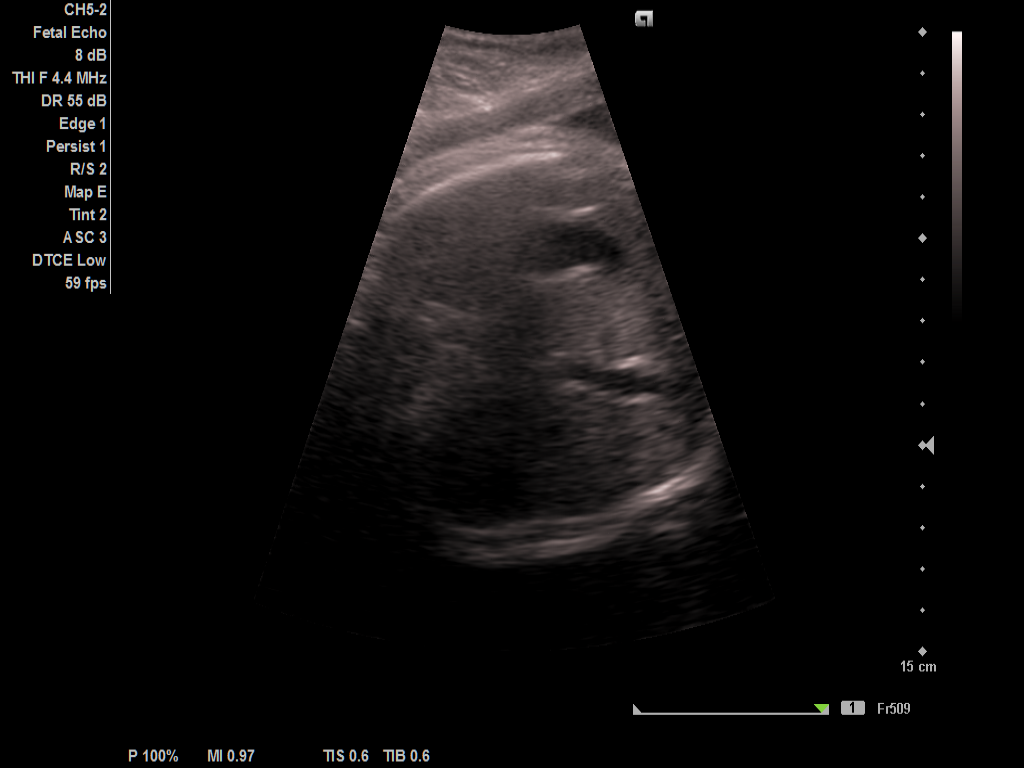
#> input picture Fetal Abdominal Structures Segmentation Dataset Using Ultrasonic Images/IMAGES/P0100_IMG5.png, 1024 x 768 px
$ python -i femur.py   (imports and definitions only)
#> lines starting #> are read from the running program, lines starting #| are printed output that depends on the picture
import cv2
import numpy as np
import logging
logger = logging.getLogger("fetal_health.femur")
PIXEL_SPACING_MM = 0.15
def detect_femur_length_pixels(image: np.ndarray) -> float | None:
    gray = cv2.cvtColor(image, cv2.COLOR_RGB2GRAY)
    clahe = cv2.createCLAHE(clipLimit=2.0, tileGridSize=(8, 8))
    gray = clahe.apply(gray)
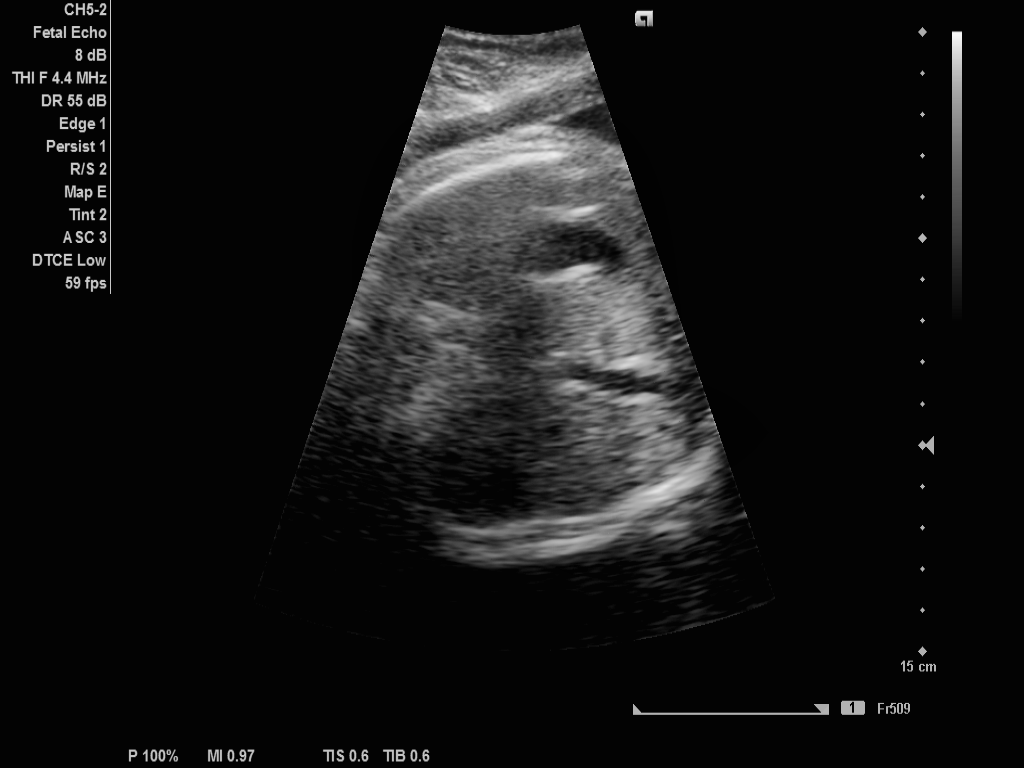
#> gray: shape (768, 1024); min 2, max 248, mean 20.5
    blur = cv2.GaussianBlur(gray, (5, 5), 0)
    edges = cv2.Canny(blur, 50, 150)
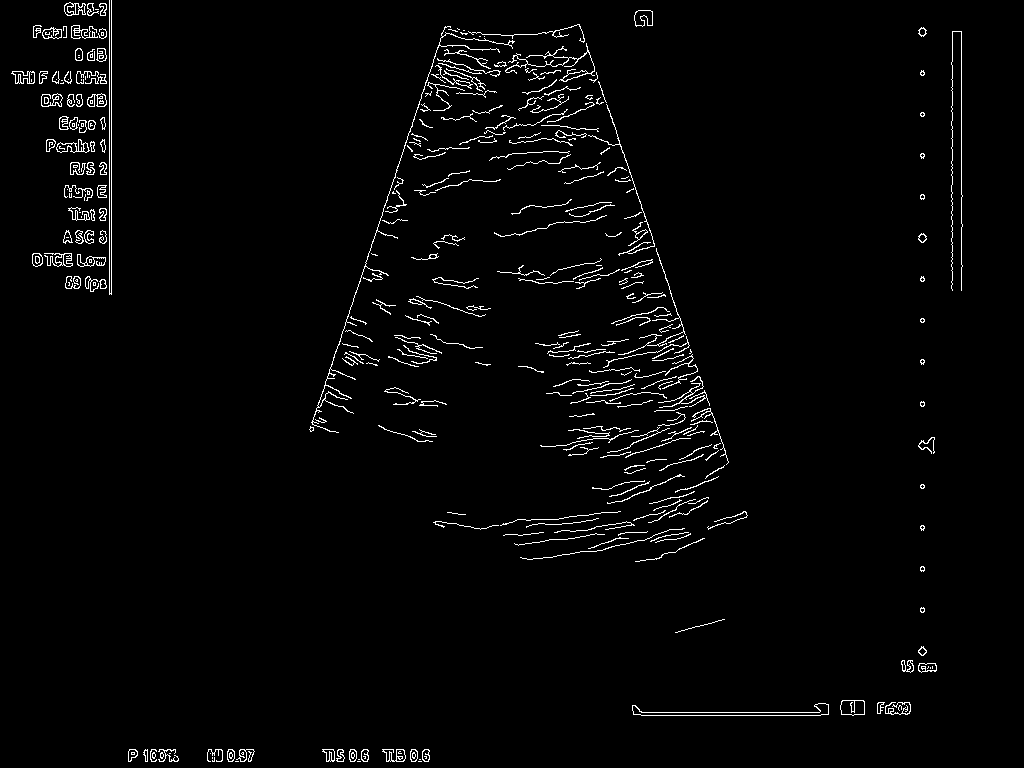
#> edges: shape (768, 1024); 2.3% white in thin lines or dots
    lines = cv2.HoughLinesP(
        edges,
        rho=1,
        theta=np.pi / 180,
        threshold=80,
        minLineLength=80,
        maxLineGap=10,
    )
#> lines = 14 rows, first 6: [109, 294, 109, 0], [579, 24, 692, 354], [111, 294, 111, 0], [961, 290, 961, 31], [633, 712, 828, 712], [952, 290, 952, 31]
    if lines is None:
        logger.warning("No lines detected in femur image")
        return None
    max_len = 0.0
    for line in lines:
        x1, y1, x2, y2 = line[0]
        dx = x2 - x1
        dy = y2 - y1
        length = np.hypot(dx, dy)
        angle = abs(np.degrees(np.arctan2(dy, dx)))
        if angle < 15 or angle > 165:
            continue
        if length > max_len:
            max_len = length
#> this loop made 14 passes
#> (x1, y1, x2, y2, dx, dy, length, angle) on passes 1 to 2: (109, 294, 109, 0, 0, -294, 294, 90), (579, 24, 692, 354, 113, 330, 348.8, 71.1)
#> (x1, y1, x2, y2, dx, dy, length, angle) on passes 3 to 8: (111, 294, 111, 0, 0, -294, 294, 90), (961, 290, 961, 31, 0, -259, 259, 90), (633, 712, 828, 712, 195, 0, 195, 0), (952, 290, 952, 31, 0, -259, 259, 90), (405, 145, 444, 27, 39, -118, 124.3, 71.71), (641, 715, 820, 715, 179, 0, 179, 0)
#> after the loop, max_len = 348.8
    if max_len < 120 or max_len > 320:
        logger.warning(f"Femur pixel length {max_len:.1f}px outside valid range [120, 320]")
        return None
    return max_len
def measure_femur_length(image: np.ndarray, pixel_spacing: float = PIXEL_SPACING_MM) -> dict | None:
    pixel_length = detect_femur_length_pixels(image)
    if pixel_length is None:
        logger.warning("Femur length detection returned None")
        return None
    fl_mm = pixel_length * pixel_spacing
    logger.info(f"FL: {pixel_length:.1f}px → {fl_mm:.2f}mm")
    return {
        "FL_mm": round(fl_mm, 2),
        "FL_pixels": round(pixel_length, 2),
    }

>>> import cv2
>>> picture = cv2.cvtColor(cv2.imread('../../Fetal Abdominal Structures Segmentation Dataset Using Ultrasonic Images/IMAGES/P0100_IMG5.png'), cv2.COLOR_BGR2RGB)
>>> result = detect_femur_length_pixels(picture)

$ run again, on Fetal Abdominal Structures Segmentation Dataset Using Ultrasonic Images/IMAGES/P0100_IMG6.png
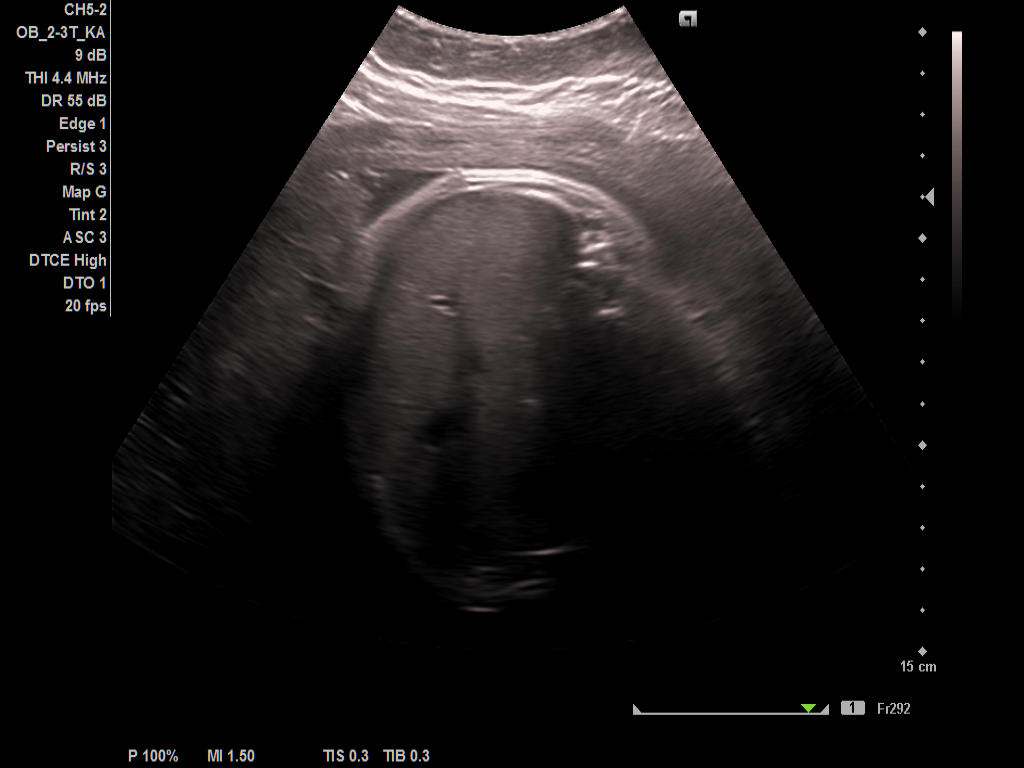
#> input picture Fetal Abdominal Structures Segmentation Dataset Using Ultrasonic Images/IMAGES/P0100_IMG6.png, 1024 x 768 px
#> in detect_femur_length_pixels, `gray = clahe.apply(gray)`:
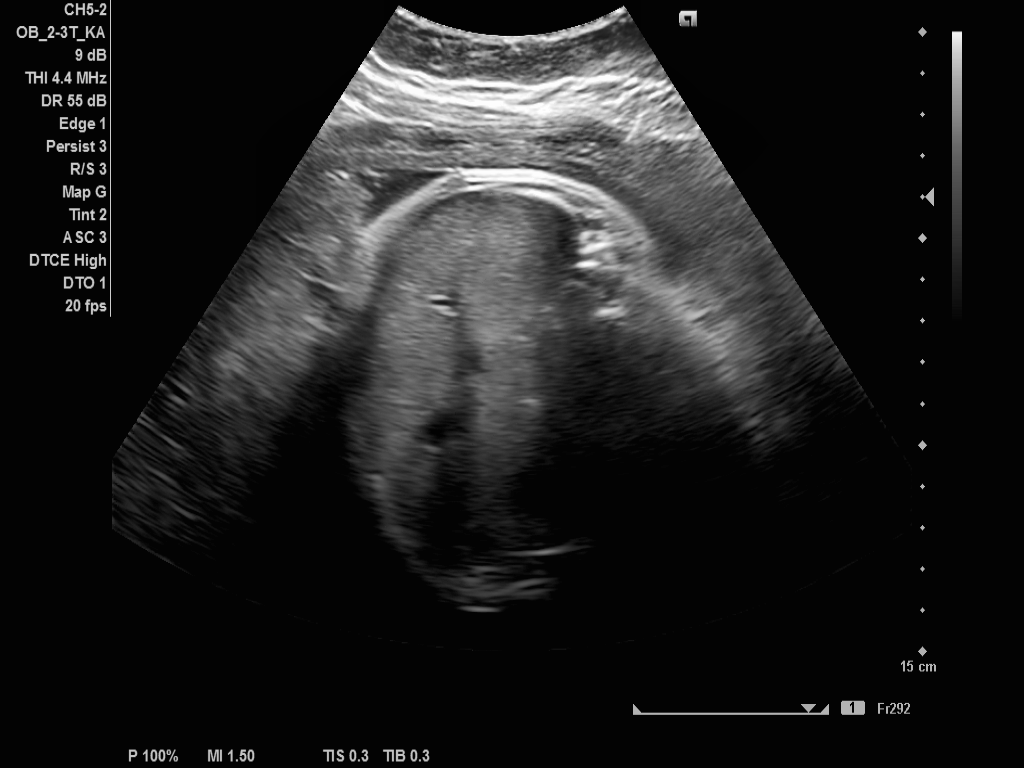
#> gray: shape (768, 1024); min 2, max 254, mean 29.5
#> in detect_femur_length_pixels, `edges = cv2.Canny(blur, 50, 150)`:
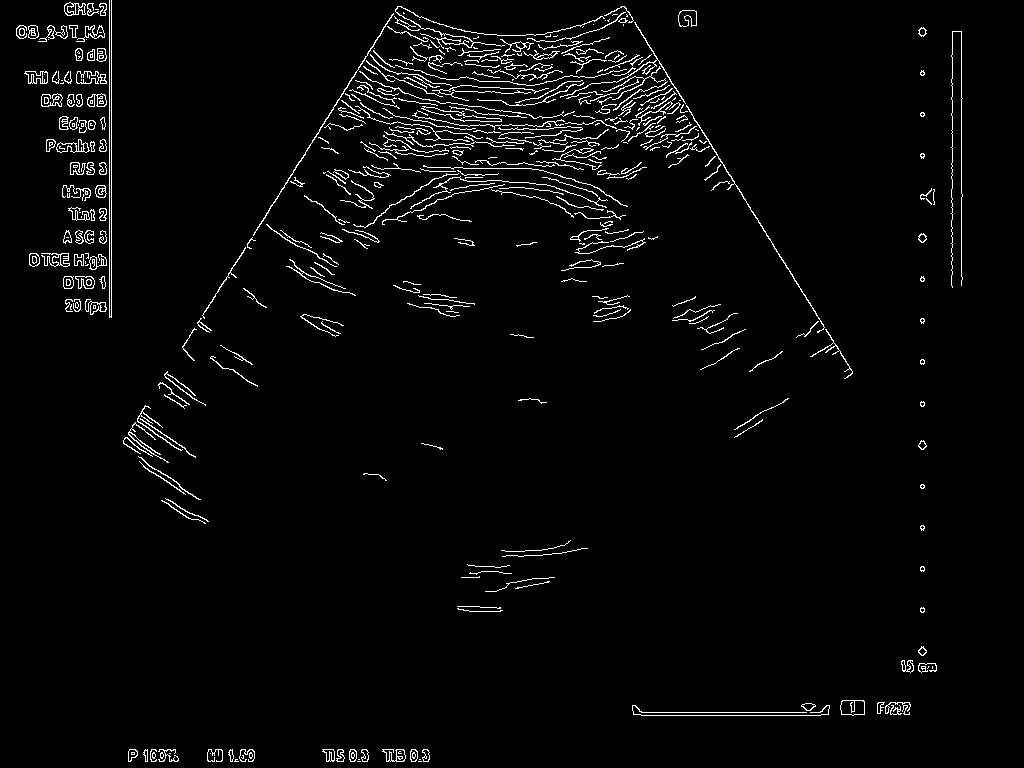
#> edges: shape (768, 1024); 2.9% white in thin lines or dots
#> lines = 21 rows, first 6: [625, 7, 851, 369], [111, 317, 111, 0], [961, 285, 961, 31], [109, 317, 109, 0], [183, 346, 375, 40], [633, 712, 828, 712]
#> the loop in detect_femur_length_pixels, `for line in lines:` made 21 passes
#> (x1, y1, x2, y2, dx, dy, length, angle) on pass 1: (625, 7, 851, 369, 226, 362, 426.8, 58.02)
#> after the loop in detect_femur_length_pixels, `for line in lines:`: max_len = 426.8

$ run again, on Fetal Abdominal Structures Segmentation Dataset Using Ultrasonic Images/IMAGES/P0101_IMG1.png
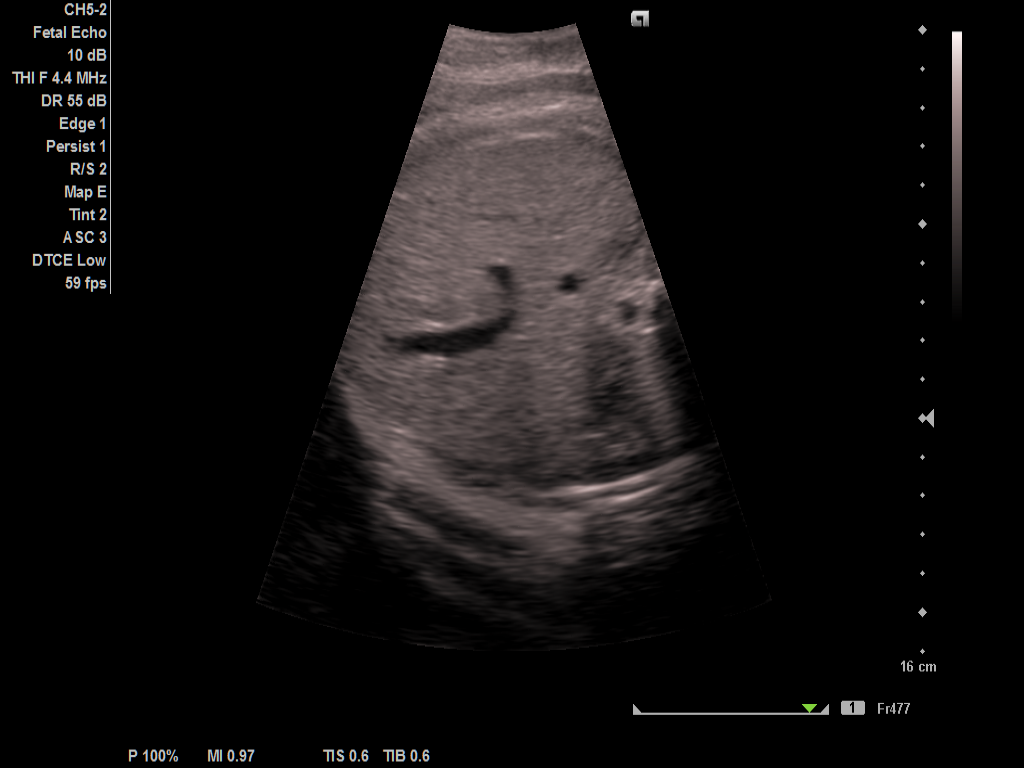
#> input picture Fetal Abdominal Structures Segmentation Dataset Using Ultrasonic Images/IMAGES/P0101_IMG1.png, 1024 x 768 px
#> in detect_femur_length_pixels, `gray = clahe.apply(gray)`:
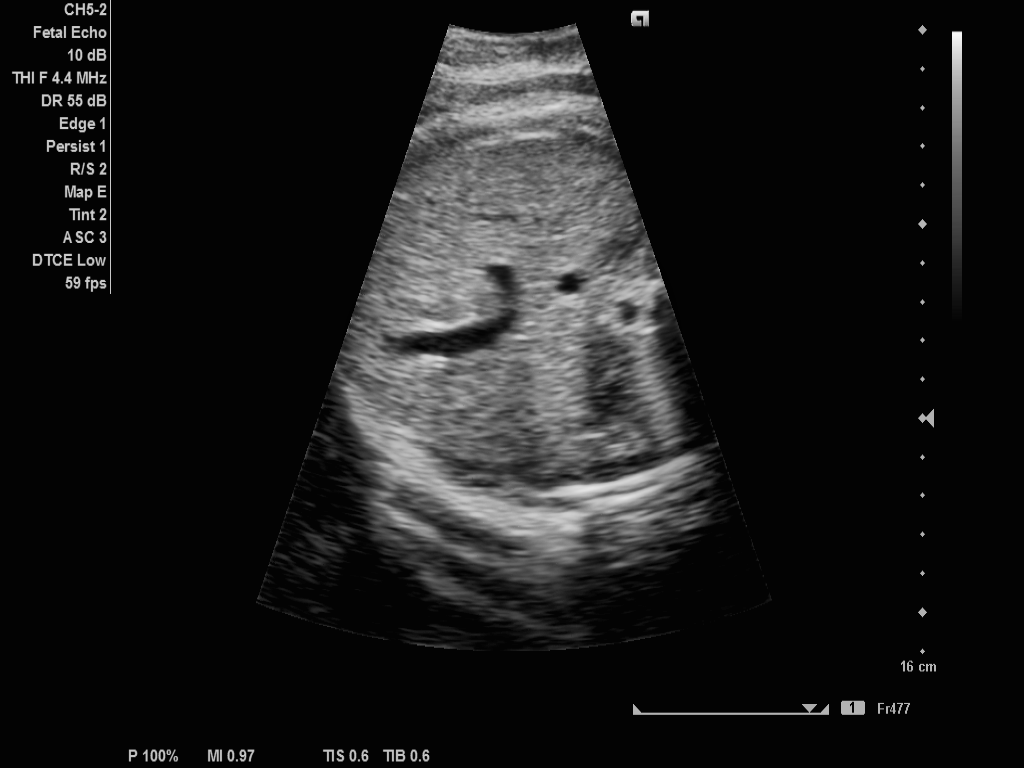
#> gray: shape (768, 1024); min 1, max 248, mean 25.6
#> in detect_femur_length_pixels, `edges = cv2.Canny(blur, 50, 150)`:
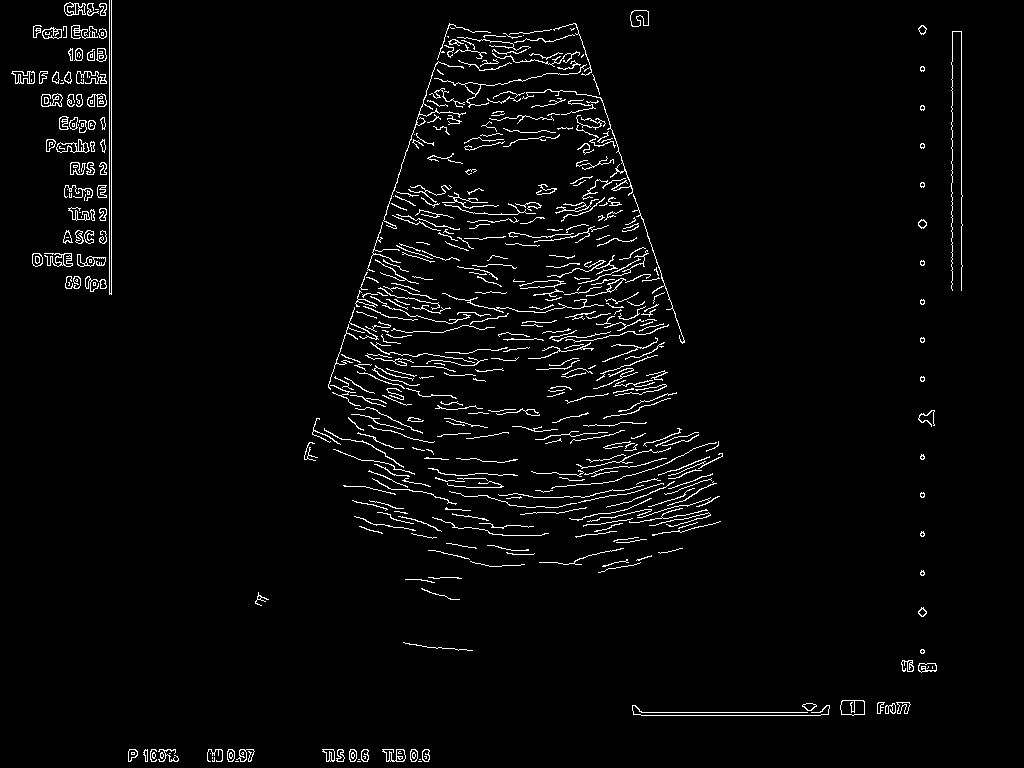
#> edges: shape (768, 1024); 3.1% white in thin lines or dots
#> lines = 18 rows, first 6: [109, 294, 109, 0], [111, 294, 111, 0], [961, 290, 961, 31], [575, 23, 684, 342], [641, 715, 820, 715], [633, 712, 828, 712]
#> the loop in detect_femur_length_pixels, `for line in lines:` made 18 passes
#> (x1, y1, x2, y2, dx, dy, length, angle) on passes 1, 4: (109, 294, 109, 0, 0, -294, 294, 90), (575, 23, 684, 342, 109, 319, 337.1, 71.14)
#> after the loop in detect_femur_length_pixels, `for line in lines:`: max_len = 337.1
